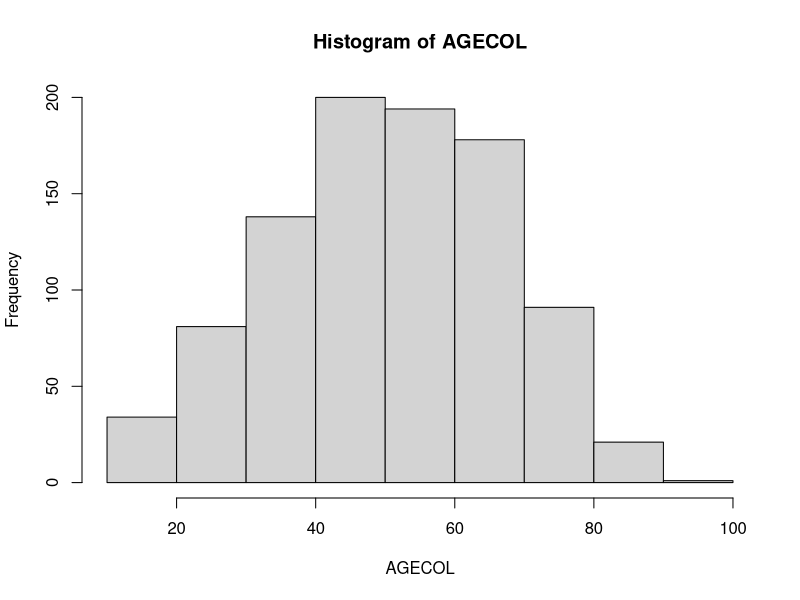
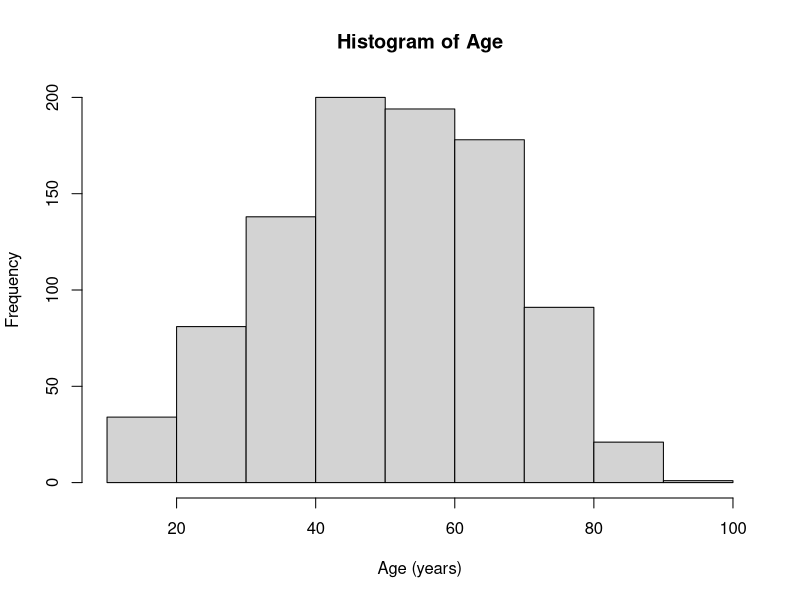
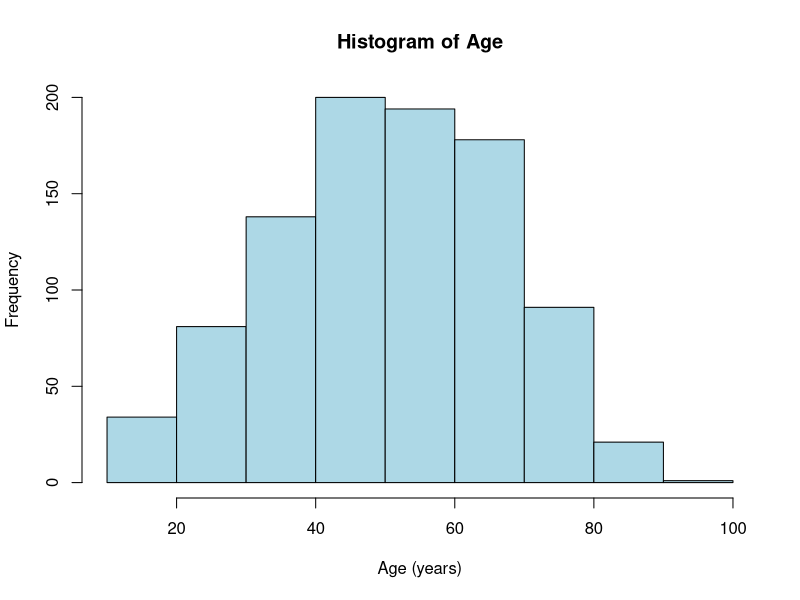
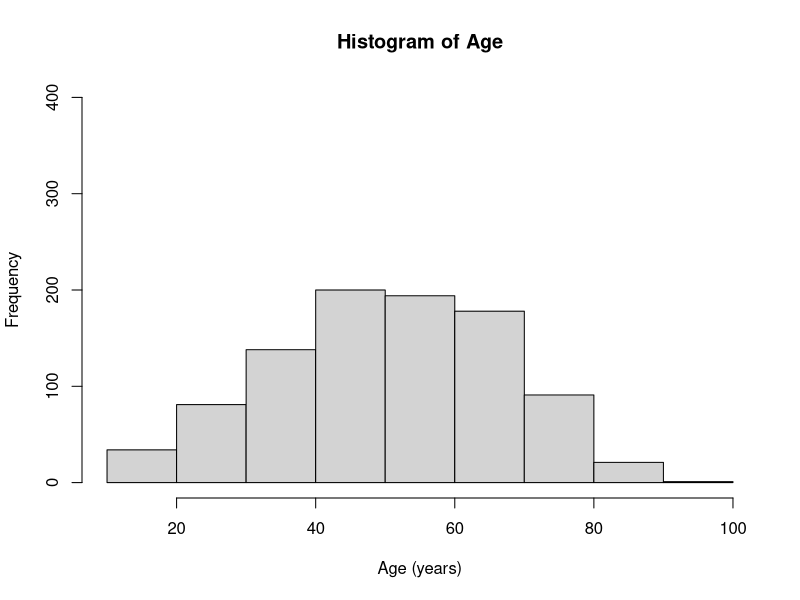
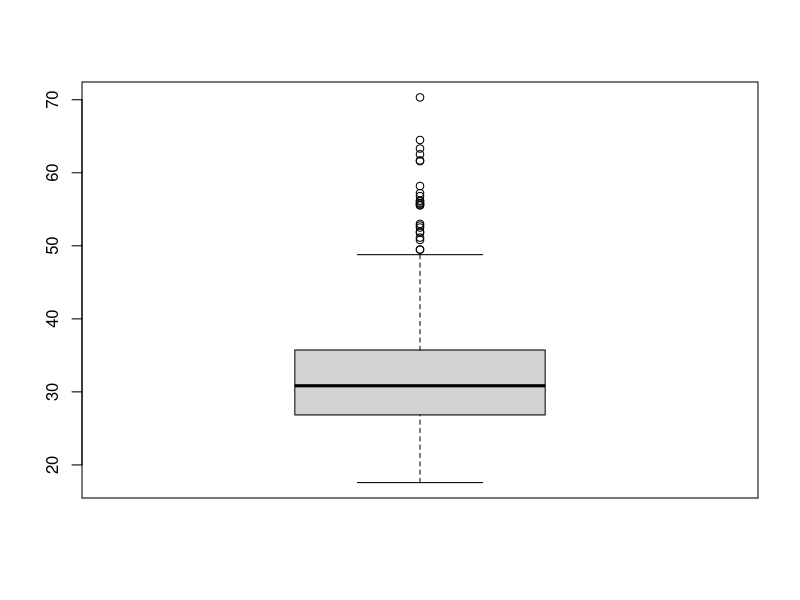
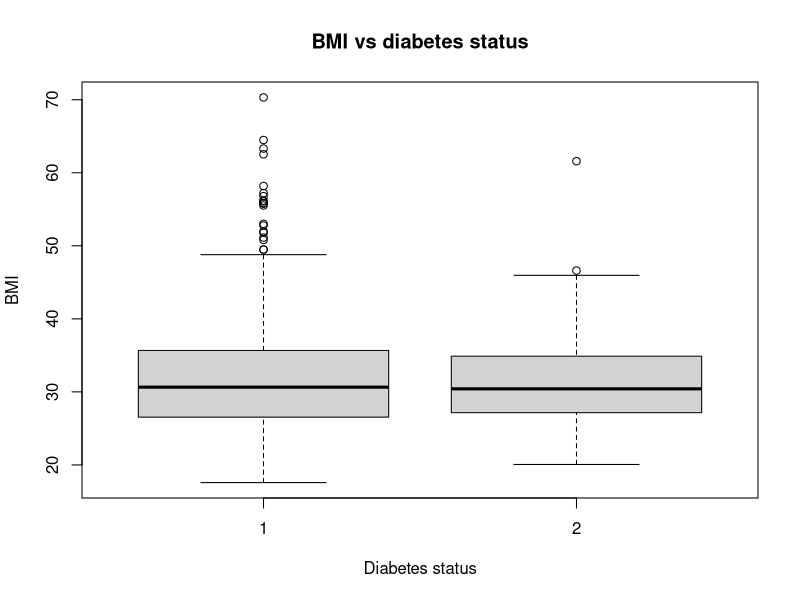
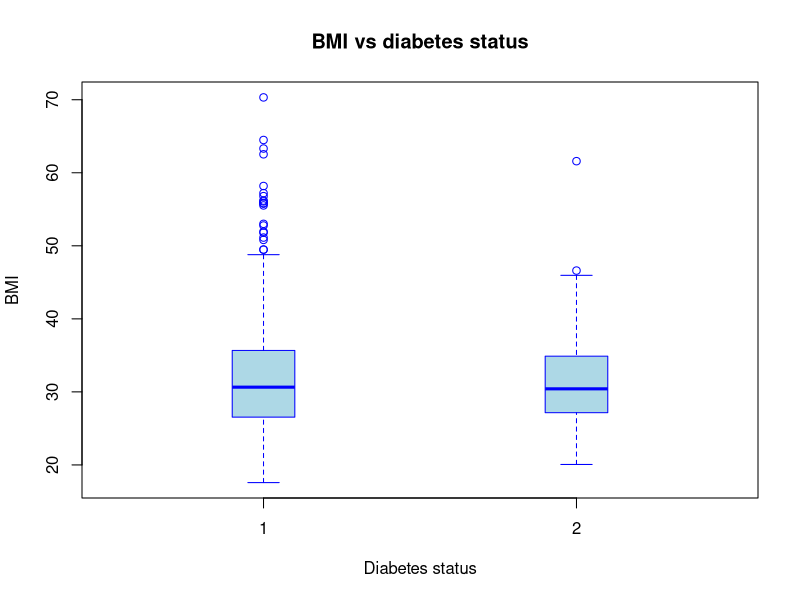
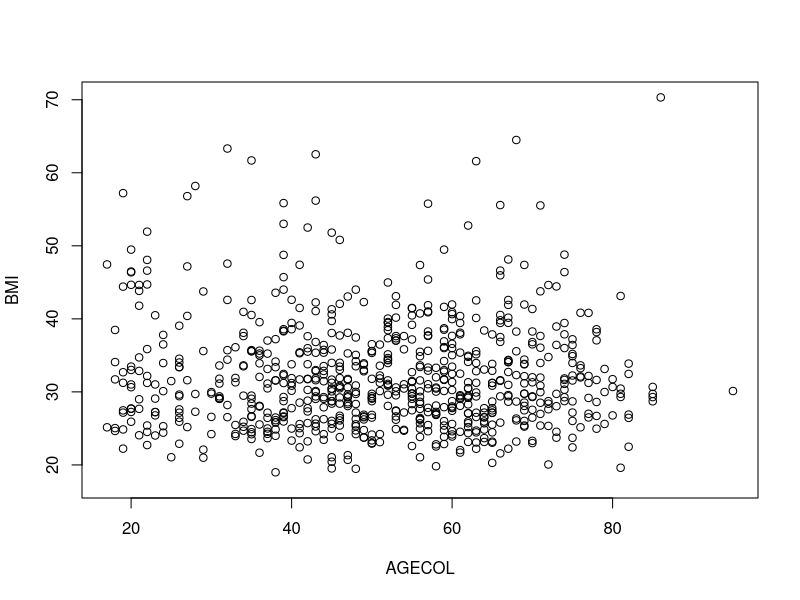

Write the R code that produced these figures, in order.
## ---- chunk 1
## Lets load the data and take a look at it first
data <- read.csv('dummy_data.csv')

## What type of object have we created?
class(data)

## What are its dimensions?
dim(data)

## What are the variable names?
names(data)

## What do the first few rows look like?
head(data)

## What does the start of the BMI variable look like?
## (note the use of the $ operator to access the BMI information from the data object)
head(data$BMI)

## What if we "attach" the data?
attach(data)

## Look, no more $ sign!
head(BMI)

## Summarize the entire data frame
summary(data)

## Summarize just the BMI variable
summary(BMI)

## Calculate the mean of the BMI variable
mean(BMI)

## Oops, we need to get rid of the NA values
mean(BMI,na.rm=T)

## Calculate the mean of the BMI variable
median(BMI, na.rm=T)

## Calculate the standard deviation of the BMI variable
sd(BMI, na.rm=T)
## ---- chunk 2
## Make a table of the ethnicity data
## Note that information class labels can be a good thing...
table(ETHCLASS)

## Include the NA information
table(ETHCLASS, useNA = 'always')

## Diabetes status
table(DIABETES)

## Two-way table of ethnicity and diabetes
table(ETHCLASS, DIABETES)

## Add dimension names
table(ETHCLASS, DIABETES, dnn = c("Ethnicity","Diabetes"))

## We can also flip this via the transpose operator:
t( table(ETHCLASS, DIABETES) )

## Use the prop.table command to calculate proportions (cells sum to 1):
prop.table( table(ETHCLASS, DIABETES) )

## You can also calculate proportions across rows (rows sum to 1):
prop.table( table(ETHCLASS, DIABETES), 1 )

## or down columns (columns sum to 1):
prop.table( table(ETHCLASS, DIABETES), 2 )
## ---- chunk 3
## Generate histogram of age data
hist( AGECOL )
## ---- chunk 4
## Add title and axis labels
hist( AGECOL , main = "Histogram of Age", xlab = "Age (years)")

##Add some colour...
hist( AGECOL , main = "Histogram of Age", xlab = "Age (years)", col='lightblue')

## Extend y axis
hist( AGECOL , main = "Histogram of Age", xlab = "Age (years)", ylim = c(0,400))
## ---- chunk 5
## Boxplot of BMI
boxplot(BMI)
## ---- chunk 6
## Boxplot of BMI vs Diabetes Status
boxplot(BMI ~ DIABETES, xlab = "Diabetes status", ylab = "BMI", main = "BMI vs diabetes status")

## Change the colours and box widths
## Note: ```col``` defines the box colour, and ```border``` defines the border colour
boxplot(BMI ~ DIABETES, xlab = "Diabetes status", ylab = "BMI", main = "BMI vs diabetes status",
        boxwex = 0.2, col = "lightblue", border = "blue")
## ---- chunk 7
## Scatterplot of Age vs BMI
plot(AGECOL, BMI)

## Change plotting symbol, size and colour
plot(AGECOL, BMI, pch = 16, col = "blue", cex = 0.5)

## Use SEX variable to denote colour (has to be numeric, or actual colours)
## R colours are: 1 = black, 2 = red, 3 = green, 4 = blue, 5 = cyan, 6 = magenta,
##                7 = yellow, 8 = grey, 9 = black, 0 = white            
plot(AGECOL, BMI, col = SEX, pch = 16)

## Adjust y axis limits and add a legend
plot(AGECOL, BMI, col = SEX, pch = 16, ylim = c(18, 80))
legend(20, 80, c("Male", "Female"), fill = c("black","red"))
## ---- chunk 8
## Summarize ethinicty data as a table:
table(ETHCLASS)

## Represent this information as a barplot
barplot( table(ETHCLASS) )

## Generate 2-way tabe for ethnicity and diabetes
table(ETHCLASS, DIABETES)

## Represent this information as a (stacked) barplot
barplot( table(ETHCLASS, DIABETES), xlab = "Diabetes status", ylab = "Frequency" )

## Same information, unstacked
barplot( table(ETHCLASS, DIABETES), xlab = "Diabetes status", ylab = "Frequency", beside = TRUE )

## What is we want to look at it the other way around?
## Use the transpose function, t(), to flip the table
t( table(ETHCLASS, DIABETES) )

## Then make a barplot
barplot( t(table(ETHCLASS, DIABETES)), beside = TRUE )

## What if we're more interested in proportions?
prop.table( table(ETHCLASS, DIABETES) )

## Make the corresponding barplot
barplot( prop.table(table(ETHCLASS, DIABETES)) )

## Or we can make the columns sum to one
prop.table( table(ETHCLASS, DIABETES), 2)
barplot( prop.table(table(ETHCLASS, DIABETES), 2) )
## ---- chunk 9
## Histogram of BMI data 
hist(BMI)

## Density plot of BMI data
## Note: have to remove NA values, or the density() function gives an error.
plot( density(BMI, na.rm = T) )
## ---- chunk 10
## Specify a 1 x 2 (1 row, 2 columns) grid of plots, and fill by rows, left to right
par(mfrow = c(1, 2))

## Place a histogram of BMI in the first cell of the first row
hist(BMI)

## Place a density plot of BMI in the second cell of the first row
plot(density(BMI, na.rm=T))
## ---- chunk 11
## Open PDF file for writing, and specify dimensions
## Note that PDF files use dimensions based on inches, whereas png and 
## jpeg files use pixels
pdf(file = 'bmi_histogram.pdf', height = 6, width = 6)

## Write histogram of BMI to file
hist(BMI)

## Close the file
dev.off()

## For multi-plot figures, you need to adjust the dimensions
pdf(file = 'bmi_histogram_density.pdf', height = 6, width = 12)
par(mfrow = c(1, 2))
hist(BMI)
plot(density(BMI, na.rm=T))
dev.off()
